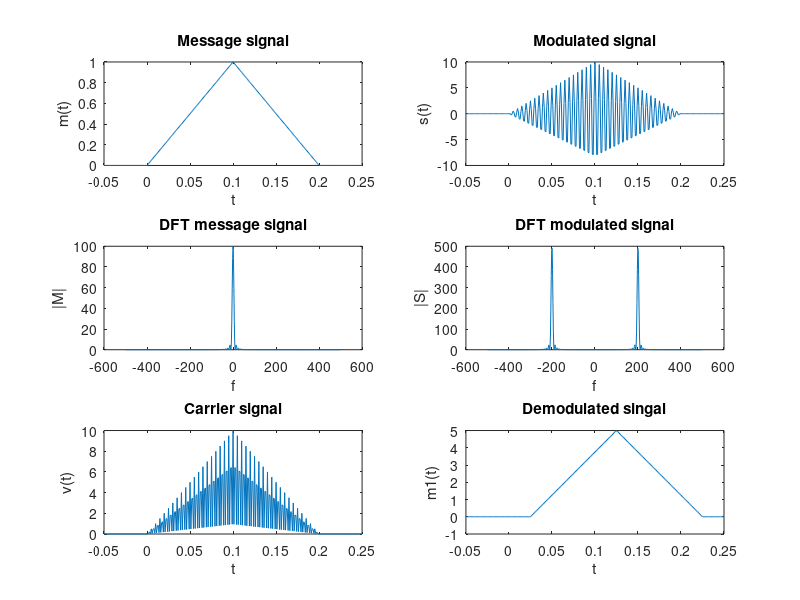

The MATLAB script that drew this image:
clc;
clear all;
close all;

ac = 10;
fc = 200; % Carrier frequency
ts = 0.001; % Sampling time

% LPF
nlp = 50;
bw = 150;

t = [-0.05 : ts : 0.25];
m = zeros(1,length(t));

m(t>=0 & t<0.1) = 10*t(t>=0 & t<0.1);
m(t>=0.1 & t<=0.2) = 10*(0.2 - t(t>=0.1 & t<=0.2));

subplot(3,2,1);
plot(t,m);
title("Message signal");
xlabel("t");
ylabel("m(t)");

% DSBSC signal

s = m .* (ac * cos(2*pi*fc*t));
subplot(3,2,2);
plot(t,s);
title("Modulated signal");
xlabel("t");
ylabel("s(t)");

% Discrete-time sampled signal

Nfft = length(t);

Nfft = 2^ceil(log2(Nfft)); % radix-2 

f = ((-Nfft/2) : (Nfft/2)-1)/(Nfft*ts);

% Plotting spectrum of m(t)

M = fft(m,Nfft);
M = fftshift(M);
subplot(3,2,3);
plot(f, abs(M));
title("DFT message signal");
xlabel("f");
ylabel("|M|")

% Plotting spectrum of s(t)

S = fft(s, Nfft);
S = fftshift(S);
subplot(3,2,4);
plot(f, abs(S));
title("DFT modulated signal");
xlabel("f");
ylabel("|S|");

% Demodulation

v = s .* cos(2*pi*fc*t);

% LPF 

h = fir1(nlp, 2*bw*ts);
m1 = filter(h,1,v);

% Plotting the demodulated signal

subplot(3,2,5);
plot(t, v);
title("Carrier signal")
xlabel("t");
ylabel("v(t)");

subplot(3,2,6);
plot(t, m1);
title("Demodulated singal");
xlabel("t");
ylabel("m1(t)");
